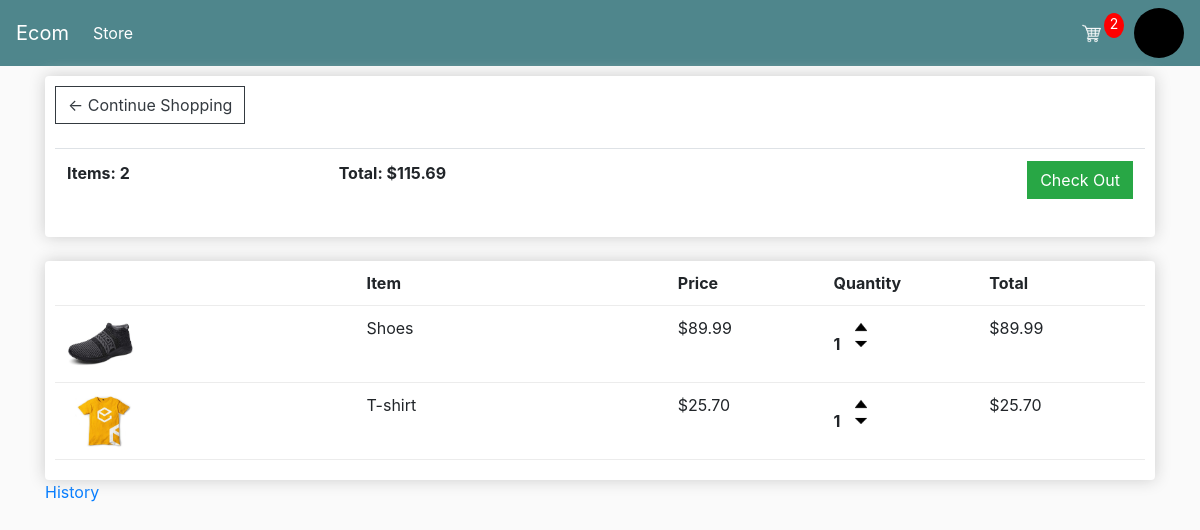
The app's page /cart/ (signed in) with its own data.
### store/models.py (models this page shows, shortened)
class Order(models.Model):
    customer = models.ForeignKey(Customer, blank=True, null=True, on_delete=models.SET_NULL)
    date_ordered = models.DateTimeField(auto_now_add=True)
    transition = models.CharField(max_length=200, null=True, blank=True)
    complete = models.BooleanField(default=False)
    @property
    def items_count(self):
        items = self.orderitem_set.all()
        count = sum([item.quantity for item in items])
        return count
    @property
    def get_total(self):
        items = self.orderitem_set.all()
        total = sum([item.get_total for item in items])
        return total

class OrderItem(models.Model):
    order = models.ForeignKey(Order, on_delete=models.CASCADE)
    product = models.ForeignKey(Product, on_delete=models.SET_NULL, null=True)
    quantity = models.IntegerField(default=0)
    date_added = models.DateTimeField(auto_now_add=True)
    @property
    def get_total(self):
        return self.product.price * self.quantity

class Product(models.Model):
    name = models.CharField(max_length=200)
    price = models.DecimalField(max_digits=7, decimal_places=2)
    digital = models.BooleanField(default=False, null=True)
    image = models.ImageField(upload_to=generate_filename, null=True, blank=True)
    @property
    def imageURL(self):
        try:
            url = self.image.url
        except:
            url = ''
        return url

### store/views.py (the view)
# urls.py: path('cart/', views.cart, name='cart'),
def cart(request):
    data = cartData(request)
    context = {'items': data['items'], 'order': data['order'], 'items_count': data['items_count']}
    return render(request, 'store/cart.html', context)

### store/models.py (called while the page is built)
    def __str__(self) -> str:
        return self.name

### store/utils.py (called while the page is built)
def cartData(request):
    if request.user.is_authenticated:
        customer = request.user.customer
        print(customer)
        order, created = Order.objects.get_or_create(customer=customer, complete=False)
        items = order.orderitem_set.all()
        items_count = order.items_count
    else:
        cookieData = cookieCart(request)
        items = cookieData['items']
        items_count = cookieData['items_count']
        order = cookieData['order']
    return {'items': items, 'order': order, 'items_count': items_count}

### store/templates/store/cart.html
{% extends 'store/main.html' %}
{% load static %}
{% block content %}
    <div class="row">
        <div class="col-lg-12">
            <div class="box-element">
                <a class="btn btn-outline-dark" href="{% url 'store' %}">&#x2190; Continue Shopping</a>
                <br><br>
                <table class="table">
                    <tr>
                        <th>Items: {{order.items_count}}</th>
                        <th>Total: ${{order.get_total|floatformat:2}}</th>
                        <th><a style="display: block; float: right;"  class="btn btn-success" href="{% url 'checkout' %}">Check Out</a></th>
                    </tr>
                </table>
            </div>
            <br>
            <div class="box-element">
                <div class="cart-row">
                    <div style="flex: 2;"></div>
                    <div style="flex: 2;"><strong>Item</strong></div>
                    <div style="flex: 1;"><strong>Price</strong></div>
                    <div style="flex: 1;"><strong>Quantity</strong></div>
                    <div style="flex: 1;"><strong>Total</strong></div>
                </div>
                {% for item in items %}
                <div class="cart-row">
                    <div style="flex: 2;"><img class="row-image" src="{{item.product.imageURL}}" alt="product img"></div>
                    <div style="flex: 2;">{{item.product.name}}</div>
                    <div style="flex: 1;">${{item.product.price|floatformat:2}}</div>
                    <div style="flex: 1;">
                        <p class="quantity">{{item.quantity}}</p>
                        <div class="quantity">
                            <img data-product="{{item.product.id}}" data-action="add" data-qty="{{items_count}}" class="chg-quantity update-cart" src="{% static 'images/arrow_up.png' %}" alt="up_arrow">
                            <img data-product="{{item.product.id}}" data-action="remove" data-qty="{{items_count}}" class="chg-quantity update-cart" src="{% static 'images/arrow_down.png' %}" alt="down_arrow">
                        </div>
                    </div>
                    <div style="flex: 1;">${{item.get_total|floatformat:2}}</div>
                </div>
                {% endfor %}
            </div>
        </div>
    </div>
    <div><a href="{% url 'customer_orders' %}">History</a></div>
{% endblock %}

### static/css/base.css (style rules this page uses)
body { background-color: hsl(0, 0%, 98%); }
.box-element { box-shadow:hsl(0, 0%, 80%) 0 0 16px; background-color: #fff; border-radius: 4px; padding: 10px; }
.col-lg-4, .col-lg-6, .col-lg-8, .col-lg-12 { margin-top: 10px; }
.btn { border-radius: 0; }
.row-image { width: 100px; }
.cart-row { display: flex; align-items: flex-stretch; padding-bottom: 10px; margin-bottom: 10px; border-bottom: 1px solid #ececec; }
.quantity { display: inline-block; font-weight: 700; padding-right:10px; }
.chg-quantity { width: 12px; cursor: pointer; display: block; margin-top: 5px; transition:.1s; }

### records on screen
Order: items_count "2", get_total "115.69"
OrderItem: product.imageURL (picture), product.name "Shoes", product.price "89.99", quantity "1", get_total "89.99"
OrderItem: product.imageURL (picture), product.name "T-shirt", product.price "25.70", quantity "1", get_total "25.70"

### other values on screen
{{ items_count }} "2"
